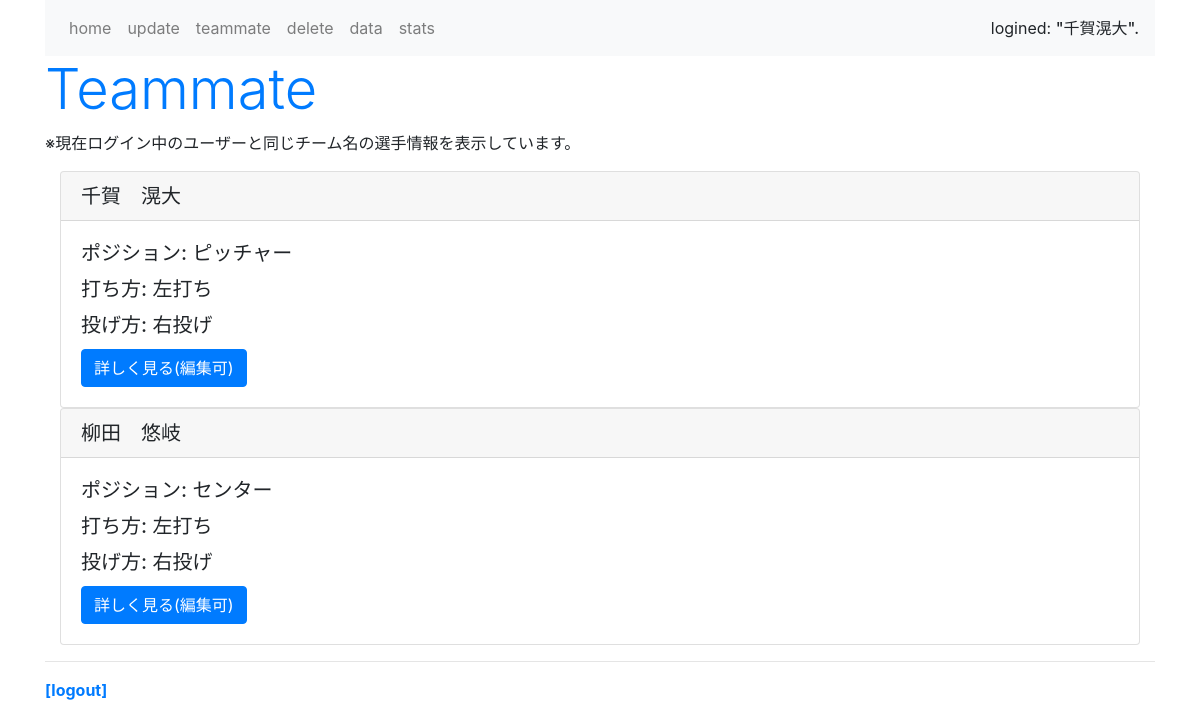
Screenshot of /list/ (signed in) with the database file from the repository.
### baseball_app/models.py (models this page shows, shortened)
class Profile(models.Model):
    GENDER_CHOICES = (
        ('man', '男性'),
        ('woman', '女性'),
        ('other', 'その他'),
    )
    POSITION_CHOICES = (
        ('pitcher', 'ピッチャー'),
        ('catcher', 'キャッチャー'),
        ('first', 'ファースト'),
        ('second', 'セカンド'),
        ('third', 'サード'),
        ('short', 'ショート'),
        ('left', 'レフト'),
        ('center', 'センター'),
        ('right', 'ライト'),
    )
    BATTING_HANDEDNESS_CHOICES = (
        ('right_handed_batting', '右打ち'),
        ('left_handed_batting', '左打ち'),
        ('switch_hitter', '両打ち'),
    )
    THROWING_HANDEDNESS_CHOICES = (
        ('right_handed_throwing', '右投げ'),
        ('left_handed_throwing', '左投げ'),
        ('switch_picher', '両投げ'),
    )
    user = models.OneToOneField(User, on_delete=models.CASCADE)
    name = models.CharField('氏名（必須）', max_length=100)
    gender = models.CharField('性別',blank=True, null=True, max_length=5, choices=GENDER_CHOICES)
    birthday = models.DateField('生年月日(形式:年-月-日 {入力例:1990-01-01})', blank=True, null=True)
    email = models.EmailField('メールアドレス', blank=True, null=True)
    height = models.FloatField('身長(cm)', blank=True, null=True, validators=[MinValueValidator(50), MaxValueValidator(300)])
    weight = models.FloatField('体重(kg)', blank=True, null=True, validators=[MinValueValidator(20), MaxValueValidator(200)])
    uniform_number = models. PositiveIntegerField('背番号', blank=True, null=True, validators=[MinValueValidator(1), MaxValueValidator(999)])
    position = models.CharField('ポジション（必須）', max_length=7, choices=POSITION_CHOICES)
    batting_handedness = models.CharField('打ち方（必須）', max_length=20, choices=BATTING_HANDEDNESS_CHOICES)
    throwing_handedness = models.CharField('投げ方（必須）', max_length=21, choices=THROWING_HANDEDNESS_CHOICES)
    team = models.CharField('チーム名', max_length=100, blank=True, null=True)

### baseball_app/views.py (the view)
# urls.py: path('list/', listview, name='list'),
@login_required()
def listview(request):
    login_user = request.user
    my_team = Profile.objects.get(user=login_user).team
    teammate_profile = Profile.objects.filter(team=my_team)
    teammate_user = User.objects.filter(profile__team__in=teammate_profile)
    context = {
        'teammate_profile': teammate_profile,
        'teammate_user': teammate_user,
    }
    return render(request, 'list.html', context)

### templates/list.html (shortened to what this page needs)
{% extends 'base.html' %}
{% load static %}
{% block header %}
<h1 class="display-4 text-primary">Teammate</h1>
<p class="caption">※現在ログイン中のユーザーと同じチーム名の選手情報を表示しています。
</p>
{% endblock header %}
{% block content %}
<div class="container">
    {% for member in teammate_profile %}
    <div class="card">
        <h5 class="card-header">{{ member.name }}</h5>
        <div class="card-body">
            <h5 class="card-title">ポジション: {{ member.get_position_display }}</h5>
            <h5 class="card-title">打ち方: {{ member.get_batting_handedness_display }}</h5>
            <h5 class="card-title">投げ方: {{ member.get_throwing_handedness_display }}</h5>
            <a href="{% url 'update' member.user.pk %}" class="btn btn-primary">詳しく見る(編集可)</a>
        </div>
    </div>
    {% endfor %}
</div>
{% endblock content %}

### templates/base.html (shortened to what this page needs)
<!doctype html>
<html lang="ja">
    <head>
        <link rel="stylesheet" href="https://stackpath.bootstrapcdn.com/bootstrap/4.5.0/css/bootstrap.min.css">
    </head>
    <body class="container">
        <nav class="navbar navbar-expand navbar-light bg-light">
            <ul class="navbar-nav mr-auto">
                <li class="nav-item"><a href="{% url 'home' %}" class="nav-link">home</a></li>
                <li class="nav-item"><a href="{% url 'update' user.pk %} " class="nav-link">update</a></li>
                <li class="nav-item"><a href="{% url 'list' %}" class="nav-link">teammate</a></li>
                <li class="nav-item"><a href="{% url 'delete' %}" class="nav-link">delete</a></li>
                <li class="nav-item"><a href="{% url 'data' %}" class="nav-link">data</a></li>
                <li class="nav-item"><a href="{% url 'stats' %}" class="nav-link">stats</a></li>
                </ul>
            <span>logined: <span class="h6">"{{ request.user.username }}".</span> </span>
        </nav>
        <div>
            {% block header %}{% endblock header %}
        </div>
        {% block content %}{% endblock content %}
        <hr>
        <div class="my-3">
            <span class="font-weight-bold"><a href="{% url 'logout' %}">[logout]</a></span>
        </div>
    </body>
</html>

### rows the page displays
Profile: name "千賀 滉大", position "ピッチャー", batting_handedness "左打ち", throwing_handedness "右投げ"
Profile: name "柳田 悠岐", position "センター", batting_handedness "左打ち", throwing_handedness "右投げ"

### other values shown
{{ request.user.username }} "千賀滉大"
